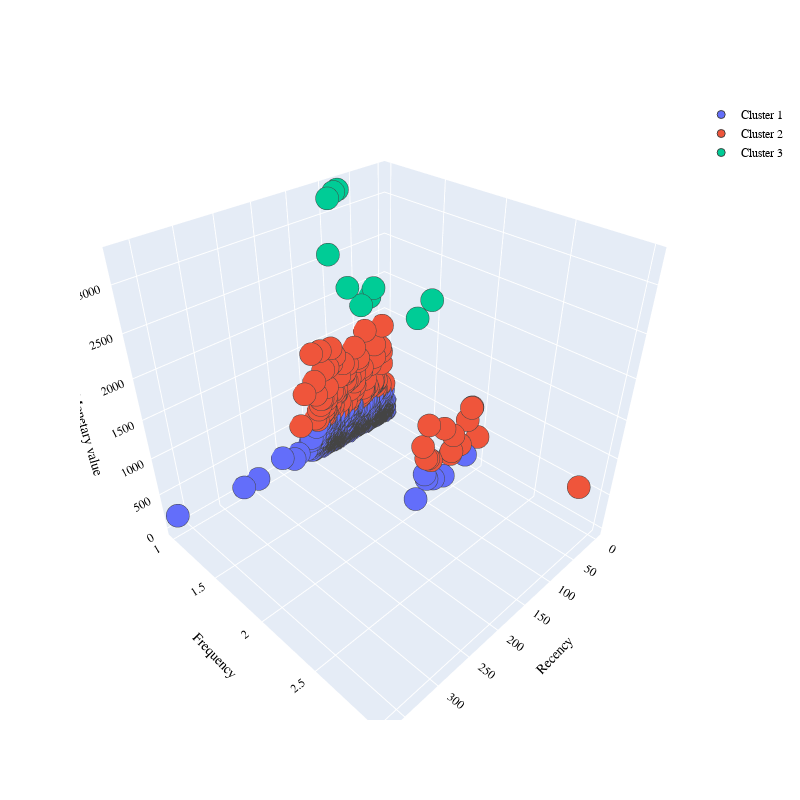

Notebook cell for this chart:
### Markdown cell above
Testing:

### Code cell
df = prepare_data(data_filepath)
df = drop_c_id(df)
df = clean_data(df)
get_df(df)

#RFM
frequency = get_frequencies(df)
monetary = get_monetary(df)
recency = get_recency(df)
rfm_dataset = concatenate_dataframes_(recency, monetary, frequency)


#initial stats and data visualization
describe_dataset(rfm_dataset)
#corr(rfm_dataset)
visualize_data(rfm_dataset)
plot_average_spending_by_frequency(rfm_dataset)
plot_payment_value_distribution(rfm_dataset)
freq(rfm_dataset)
pairplot(rfm_dataset)
spending_by_recency(rfm_dataset)
payments_distribution(rfm_dataset)

#kmeans
X = elbow_method(rfm_dataset)[0]
best_params = get_best_kmeans_params(X)

rfmcopy = choose(rfm_dataset,X)[0]
#number of clusters picked
nclusterskmeans = choose(rfm_dataset,X)[1]
plot_clusters(rfmcopy, clusters1=choose(rfm_dataset,X)[1])

silscores = {}
silscores['kmeans'] = silhouette_score_f(X, rfmcopy, 'kmeans_cluster')

### Figure 1 — Plotly figure (JSON) as saved in the notebook; plotly's stock layout.template omitted (floating-point values rounded to 4 significant figures; data arrays with more than 128 entries replaced by an {"elided": "..."} marker saying what was removed)
{"data": [{"marker": {"line": {"width": 1}, "size": 8}, "mode": "markers", "name": "Cluster 1", "type": "scatter3d", "x": {"elided": "1193 int values"}, "y": {"elided": "1193 int values"}, "z": {"elided": "1193 float values"}}, {"marker": {"line": {"width": 1}, "size": 8}, "mode": "markers", "name": "Cluster 2", "type": "scatter3d", "x": [127, 10, 73, 22, 31, 119, 54, 99, 97, 114, 22, 51, 111, 29, 123, 28, 76, 26, 116, 46, 21, 109, 19, 62, 98, 118, 51, 99, 100, 119, 41, 91, 71, 116, 82, 30, 8, 63, 98, 80, 45, 136, 80, 59, 77, 154, 42, 77, 61, 126, 138, 105, 105, 116, 120, 61, 89, 92, 40, 51, 134, 72, 134, 123, 105, 36, 48, 57, 3, 104, 116, 26, 38, 46, 138, 22, 12, 164, 83, 76, 62, 22, 124, 47, 82, 109, 11, 111, 21, 97, 28, 43, 66, 80, 8, 120, 131, 125, 22, 53, 4, 19, 26, 27, 102, 104, 6, 123, 24, 55, 75, 106, 19, 106], "y": [1, 1, 1, 1, 1, 1, 1, 1, 1, 1, 1, 1, 1, 2, 1, 1, 1, 1, 1, 1, 1, 1, 1, 1, 1, 1, 1, 1, 2, 1, 1, 1, 1, 1, 1, 1, 1, 1, 1, 1, 1, 1, 1, 2, 1, 1, 2, 1, 1, 1, 1, 1, 1, 2, 1, 2, 1, 1, 1, 3, 1, 1, 1, 1, 2, 1, 1, 2, 1, 1, 1, 1, 1, 1, 1, 1, 1, 1, 1, 2, 1, 1, 1, 1, 1, 2, 1, 1, 2, 1, 1, 1, 1, 1, 1, 1, 1, 1, 2, 1, 2, 1, 1, 1, 1, 1, 1, 1, 1, 1, 1, 2, 1, 1], "z": [644.5, 1043.0, 514.1, 487.5, 862.1, 551.1, 1050.0, 680.3, 693.6, 856.2, 1125.0, 498.1, 1130.0, 801.4, 1404.0, 556.7, 462.1, 587.1, 679.0, 479.2, 440.1, 616.5, 435.9, 859.7, 432.4, 538.6, 464.1, 699.7, 558.1, 1126.0, 681.1, 920.9, 815.6, 734.1, 913.1, 523.7, 792.2, 727.9, 1245.0, 507.0, 539.7, 1024.0, 938.8, 486.8, 461.2, 917.7, 504.8, 797.4, 1224.0, 726.0, 485.9, 550.1, 756.6, 830.9, 450.9, 455.2, 472.7, 545.6, 1389.0, 891.1, 826.8, 644.5, 445.9, 719.0, 608.7, 517.0, 840.6, 711.6, 459.3, 1372.0, 514.4, 560.8, 570.9, 563.5, 1419.0, 942.8, 450.0, 488.1, 1080.0, 896.4, 666.3, 545.1, 459.1, 882.0, 788.2, 628.7, 476.1, 551.5, 950.1, 758.3, 549.7, 540.0, 596.6, 820.2, 967.7, 594.2, 590.9, 505.7, 945.6, 445.6, 434.4, 567.6, 588.1, 531.7, 727.5, 1159.0, 1343.0, 526.8, 604.7, 1005.0, 1036.0, 1080.0, 573.7, 479.9]}, {"marker": {"line": {"width": 1}, "size": 8}, "mode": "markers", "name": "Cluster 3", "type": "scatter3d", "x": [110, 46, 70, 98, 22, 101, 82, 30, 133, 88], "y": [2, 1, 1, 1, 1, 1, 1, 1, 2, 1], "z": [2616.0, 1759.0, 2066.0, 3196.0, 1916.0, 2565.0, 3256.0, 1822.0, 2494.0, 3243.0]}], "layout": {"autosize": true, "font": {"color": "black", "family": "Gilroy", "size": 12}, "height": 800, "scene": {"xaxis": {"title": {"font": {"color": "black"}, "text": "Recency"}}, "yaxis": {"title": {"font": {"color": "black"}, "text": "Frequency"}}, "zaxis": {"title": {"font": {"color": "black"}, "text": "Monetary value"}}}, "showlegend": true, "width": 800}}
